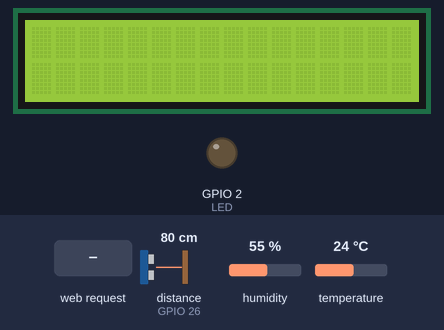
This program was run on a simulated ESP32 board running MicroPython. On the bench: 16×2 character LCD, output pins drawn as LEDs (lit = HIGH). The test bench sets the inputs (shaded band); at power-on: distance to the obstacle (sensor on GPIO 26) 80 cm, humidity 55 %, temperature 24 °C. The echo pulse lasts 58.3 µs per cm; WiFi joins after 1.5 s; library files of the repository ran but are not shown: machine_i2c_lcd.py; pins used as bus, display or sensor lines are not drawn; what the program prints to the serial console is not drawn.

Above: at 3.2 s.
3.3 s: HTTP request GET /show_distance received
At 3.9 s:
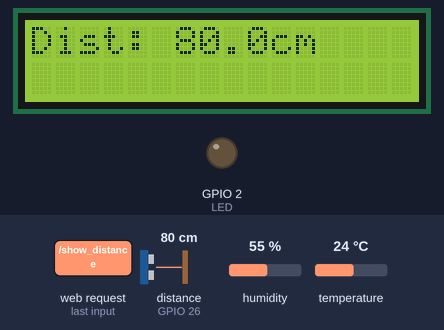
4.8 s: HTTP request GET /show_temp received
At 6.0 s:
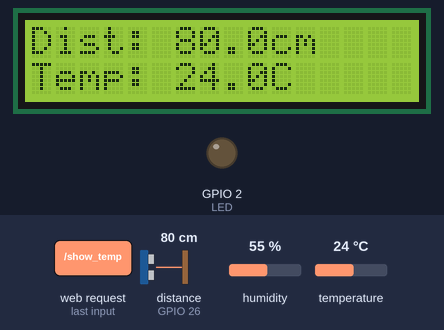
6.3 s: HTTP request GET /on received
At 6.8 s:
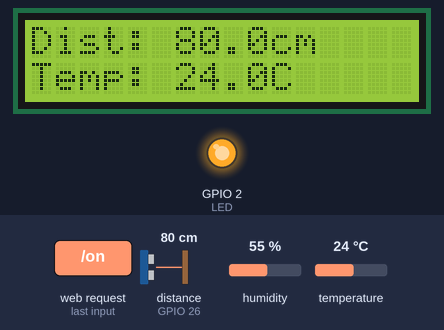
Timing chart, 0 to 9.3 s (numbered marks = the images above; inputs shaded):
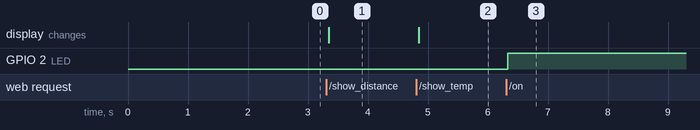

The program:

lab2.py
```python
from machine import Pin, SoftI2C, time_pulse_us
from machine_i2c_lcd import I2cLcd
import network
import socket
import time
import dht
LED = Pin(2, Pin.OUT)
LED.off()
led_state = False

TRIG = Pin(27, Pin.OUT)
ECHO = Pin(26, Pin.IN)

DHT_PIN = 4
dht_sensor = dht.DHT11(Pin(DHT_PIN))

I2C_ADDR = 0x27
i2c = SoftI2C(sda=Pin(21), scl=Pin(22), freq=400000)
lcd = I2cLcd(i2c, I2C_ADDR, 2, 16)
lcd.clear()
ssid = "Robotic WIFI"
password = "rbtWIFI@2025"

wifi = network.WLAN(network.STA_IF)
wifi.active(True)

ip_printed = False

def reset_wifi():
	try:
		wifi.active(False)
		time.sleep(1)
		wifi.active(True)
	except Exception:
		pass

def ensure_wifi():
	global ip_printed
	try:
		if wifi.isconnected():
			if not ip_printed:
				print("ESP32 IP address:", wifi.ifconfig()[0])
				ip_printed = True
			return True
	except OSError:
		print("WiFi state error, resetting...")
		reset_wifi()

	print("Connecting to WiFi...")
	try:
		wifi.connect(ssid, password)
	except OSError:
		print("WiFi connect error, resetting...")
		reset_wifi()
		try:
			wifi.connect(ssid, password)
		except OSError:
			print("WiFi connect failed")
			return False

	for _ in range(15):
		try:
			if wifi.isconnected():
				print("Connected!")
				print("ESP32 IP address:", wifi.ifconfig()[0])
				ip_printed = True
				return True
		except OSError:
			print("WiFi state error, resetting...")
			reset_wifi()
		time.sleep(1)
	print("WiFi not connected")
	return False

ensure_wifi()
def get_distance_cm():
	TRIG.value(0)
	time.sleep_us(2)

	TRIG.value(1)
	time.sleep_us(10)
	TRIG.value(0)

	duration = time_pulse_us(ECHO, 1, 30000)
	if duration < 0:
		return None

	distance = (duration * 0.0343) / 2
	return distance

def read_temperature_humidity():
	try:
		dht_sensor.measure()
		return dht_sensor.temperature(), dht_sensor.humidity()
	except Exception:
		return None, None

def lcd_write_line(line, text):
	if text is None:
		text = ""
	text = text[:16]
	lcd.move_to(0, line)
	if len(text) < 16:
		text = text + (" " * (16 - len(text)))
	lcd.putstr(text)

def scroll_text(line, text, delay=0.3):
	if text is None:
		text = ""

	if len(text) <= 16:
		lcd_write_line(line, text)
		return

	scroll = text + "   "
	for i in range(len(scroll)):
		part = scroll[i:i + 16]
		if len(part) < 16:
			part = part + (" " * (16 - len(part)))
		lcd_write_line(line, part)
		time.sleep(delay)

def lcd_clear_all():
	lcd_write_line(0, "")
	lcd_write_line(1, "")

addr = socket.getaddrinfo("0.0.0.0", 80)[0][-1]
s = socket.socket()
try:
	s.setsockopt(socket.SOL_SOCKET, socket.SO_REUSEADDR, 1)
except Exception:
	pass
try:
	s.bind(addr)
except OSError:
	try:
		s.close()
	except Exception:
		pass
		s = socket.socket()
		try:
			s.setsockopt(socket.SOL_SOCKET, socket.SO_REUSEADDR, 1)
		except Exception:
			pass
		s.bind(addr)
s.listen(1)

print("Web server running...")
def url_decode(value):
	value = value.replace("+", " ")
	result = ""
	i = 0
	while i < len(value):
		if value[i] == "%" and i + 2 < len(value):
			try:
				result += chr(int(value[i + 1:i + 3], 16))
				i += 3
				continue
			except Exception:
				pass
		result += value[i]
		i += 1
	return result

def parse_path(request):
	if not request:
		return "/", ""
	line = request.split("\r\n")[0]
	parts = line.split(" ")
	if len(parts) < 2:
		return "/", ""
	path = parts[1]
	if "?" in path:
		return path.split("?", 1)
	return path, ""

def get_query_param(qs, name):
	for part in qs.split("&"):
		if "=" in part:
			key, value = part.split("=", 1)
			if key == name:
				return url_decode(value)
	return ""

def web_page(state, temp, hum, dist, last_text):
	if state:
		color = "green"
		status = "LED is ON"
	else:
		color = "red"
		status = "LED is OFF"

	temp_str = "--" if temp is None else "{:.1f} C".format(temp)
	hum_str = "--" if hum is None else "{:.0f} %".format(hum)
	dist_str = "--" if dist is None else "{:.1f} cm".format(dist)
	last_text_str = "" if last_text is None else last_text

	html = f"""
	<html>
	<head>
		<title>ESP32 Control</title>
		<meta http-equiv="refresh" content="2">
		<style>
			body {{ font-family: Arial; text-align: center; }}
			.circle {{ width: 80px; height: 80px; background-color: {color}; border-radius: 50%; margin: 20px auto; }}
			button {{ width: 180px; height: 45px; font-size: 16px; margin: 6px; }}
			input {{ width: 200px; height: 35px; font-size: 16px; }}
		</style>
	</head>
	<body>
		<h1>ESP32 LED + Sensors</h1>
		<div class="circle"></div>
		<h2>{status}</h2>

		<p><a href="/on"><button>LED ON</button></a></p>
		<p><a href="/off"><button>LED OFF</button></a></p>

		<h3>Sensor Values</h3>
		<p>Temperature: {temp_str}</p>
		<p>Humidity: {hum_str}</p>
		<p>Distance: {dist_str}</p>

		<h3>LCD Actions</h3>
		<p><a href="/show_distance"><button>Show Distance</button></a></p>
		<p><a href="/show_temp"><button>Show Temp</button></a></p>

		<h3>Send Text to LCD</h3>
		<form action="/send" method="get">
			<input type="text" name="text" placeholder="Enter text" value="{last_text_str}">
			<button type="submit">Send</button>
		</form>
	</body>
	</html>
	"""
	return html

last_temp = None
last_hum = None
last_dist = None
last_text = ""

while True:
	if not ensure_wifi():
		time.sleep(2)
		continue

	conn, addr = s.accept()
	request = conn.recv(1024).decode()
	path, qs = parse_path(request)

	temp, hum = read_temperature_humidity()
	dist = get_distance_cm()

	if temp is not None:
		last_temp = temp
	if hum is not None:
		last_hum = hum
	if dist is not None:
		last_dist = dist

	if path == "/on":
		LED.on()
		led_state = True
		print("LED ON")

	elif path == "/off":
		LED.off()
		led_state = False
		print("LED OFF")

	elif path == "/show_distance":
		if last_dist is None:
			lcd_write_line(0, "Out of range")
		else:
			lcd_write_line(0, "Dist: {:.1f}cm".format(last_dist))

	elif path == "/show_temp":
		if last_temp is None:
			lcd_write_line(1, "Temp error")
		else:
			lcd_write_line(1, "Temp: {:.1f}C".format(last_temp))

	elif path == "/send":
		text = get_query_param(qs, "text")
		if text:
			last_text = text
			lcd_clear_all()
			scroll_text(0, text)

	response = web_page(led_state, last_temp, last_hum, last_dist, last_text)
	conn.send("HTTP/1.1 200 OK\n")
	conn.send("Content-Type: text/html\n")
	conn.send("Connection: close\n\n")
	conn.sendall(response)
	conn.close()
```

Measured:
- after the input at 3.3 s, the display: changes at once (image 1)
- after the input at 4.8 s, the display: changes at once (image 2)
- after the input at 6.3 s, GPIO 2 (LED): LOW → HIGH at once
